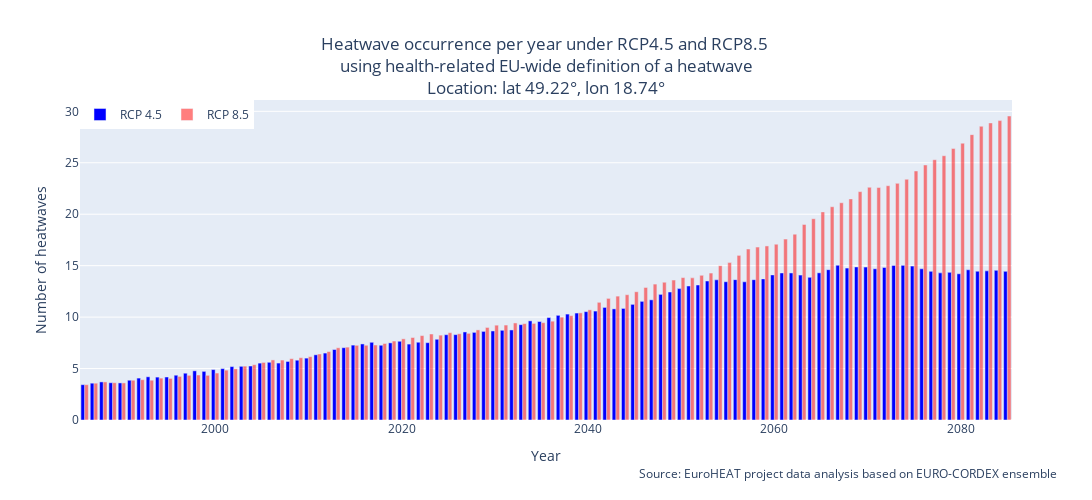

Write notebook code for a chart like this one.
### Markdown cell above
### Plot results for heatwave data defined based on EU-wide health-related thresholds

### Code cell
b = hwd45h
t = hwd85h

# Define years
year = list(range(1986, 2086))

# Create figure
fig = go.Figure()
# Add bar trace for 'b'
fig.add_trace(go.Bar(x=year, y=b, name='RCP 4.5', marker_color='blue'))
# Add bar trace for 't'
fig.add_trace(go.Bar(x=year, y=t, name='RCP 8.5', opacity=0.5, marker_color='red'))

# Add information on source data
fig.add_annotation(xref='paper',yref='paper', y=-0.2,x=1.05, showarrow=False,
            text=f'Source: EuroHEAT project data analysis based on EURO-CORDEX ensemble')

# Update layout
fig.update_layout(
    title={'text':f'Heatwave occurrence per year under RCP4.5 and RCP8.5 <br>using health-related EU-wide definition of a heatwave<br>Location: lat {lat:.02f}\u00B0, lon {lon:.02f}\u00B0','x':0.5,'xanchor': 'center'},
    xaxis_title='Year',
    yaxis_title='Number of heatwaves',
    legend=dict(x=0, y=1, traceorder='normal', orientation='h'),
    width=1100,
    height=500
)
fig.show()
